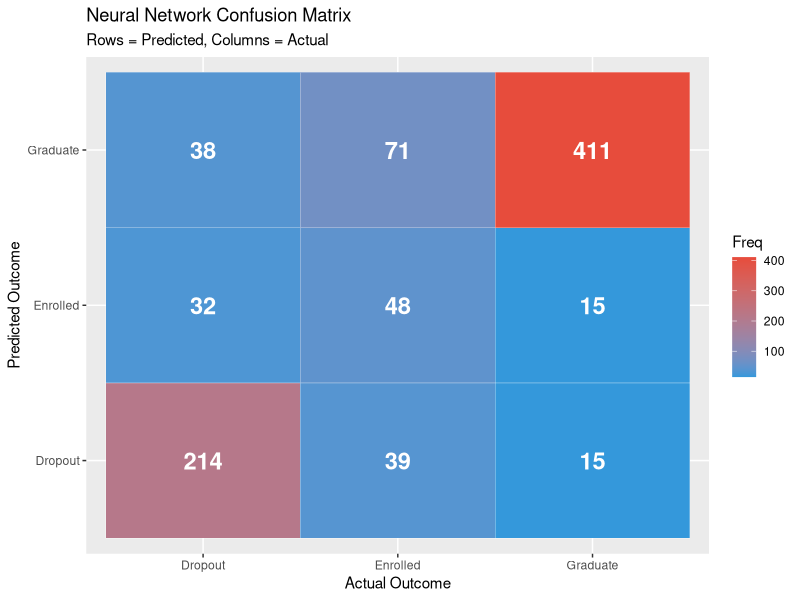
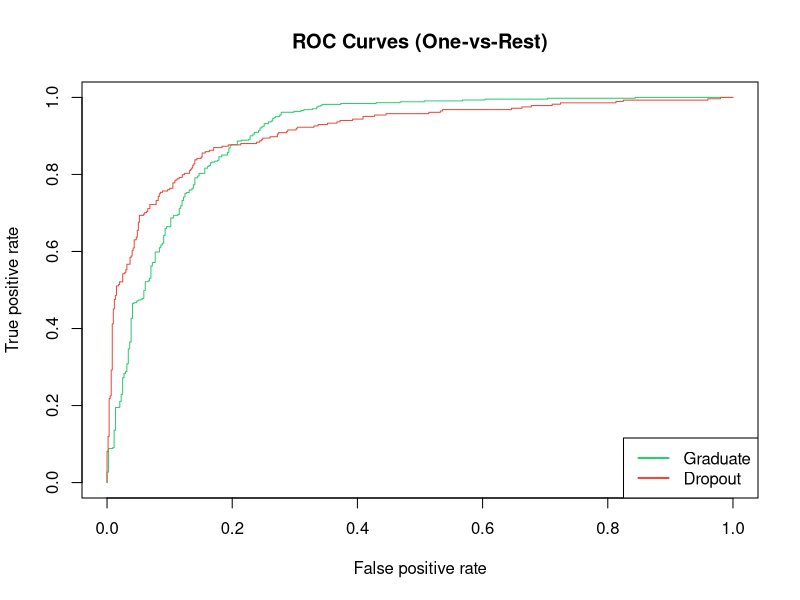

R code for these plots, in order:
## ---- chunk 1
knitr::opts_chunk$set(
  echo = TRUE,           # Show code by default (can be hidden with code_folding in HTML)
  message = FALSE,       # Hide package loading messages
  warning = FALSE,       # Hide warnings
  fig.width = 10,
  fig.height = 6,
  fig.align = "center"
)

# Load required libraries
library(tidyverse)
library(caret)
library(nnet)
library(ROCR)

## ---- chunk 2
# Note: When pasting into final_report_ml1_group.rmd, remove this line (data already loaded)
data <- read.csv("../../data/preprocessed_data.csv", stringsAsFactors = TRUE)

# Keep all three outcome classes so NN addresses the same business question
data$Target <- factor(data$Target, levels = c("Dropout", "Enrolled", "Graduate"))

# Selected features
nn_features <- c(
  "Curricular.units.1st.sem..approved.",
  "Curricular.units.1st.sem..grade.",
  "Curricular.units.2nd.sem..approved.",
  "Curricular.units.2nd.sem..grade.",
  "Tuition.fees.up.to.date",
  "Scholarship.holder",
  "Age.at.enrollment",
  "Admission.grade",
  "Debtor"
)

# Create modeling dataset
nn_model_data <- data %>%
  select(all_of(nn_features), Target) %>%
  na.omit()

# Scaling (important for neural networks)
numeric_cols <- sapply(nn_model_data, is.numeric)
nn_model_data[, numeric_cols] <- scale(nn_model_data[, numeric_cols])

cat("Dataset size:", nrow(nn_model_data), "students\n") # cat() is R function that prints text to console in  single line
cat("Class distribution:\n")
table(nn_model_data$Target) # counts how many records fall into each target class to preview
## ---- chunk 3
set.seed(123)
train_idx <- createDataPartition(nn_model_data$Target, p = 0.8, list = FALSE) # not using runif(nrow(GermanCredit)) < 0.8 simply to sample ~80% of rows without worrying about class balance
train_nn <- nn_model_data[train_idx, ]
test_nn <- nn_model_data[-train_idx, ]

cat("Training set:", nrow(train_nn), "samples\n")
cat("Test set:", nrow(test_nn), "samples\n")
## ---- chunk 4
# Train neural network with one hidden layer (Lab 1 style)
# size = number of hidden units, decay = regularization parameter
nn_model <- nnet(
  Target ~ .,
  data = train_nn,
  size = 10,        # 10 hidden units
  decay = 0.01,     # Regularization
  maxit = 500,      # Maximum iterations
  trace = FALSE     # Don't print training progress
)
## ---- chunk 5
# Predictions on test set (Lab 1 style: type = "class" returns predicted labels)
pred_nn_class <- predict(nn_model, newdata = test_nn, type = "class")

# Confusion matrix (similar to Lab 1's table() but with more metrics)
conf_matrix <- confusionMatrix(
  as.factor(pred_nn_class),
  test_nn$Target
)

print(conf_matrix)
## ---- chunk 6
cat("=== Neural Network Performance (macro-averaged) ===\n\n")
cat("Accuracy:", round(conf_matrix$overall["Accuracy"], 3), "\n")

# For multi-class, byClass is a matrix with one row per class
by_class <- conf_matrix$byClass
cat("Precision (macro):", round(mean(by_class[,"Precision"], na.rm = TRUE), 3), "\n")
cat("Recall (macro):", round(mean(by_class[,"Recall"], na.rm = TRUE), 3), "\n")
cat("Balanced Accuracy:", round(mean(by_class[,"Balanced Accuracy"], na.rm = TRUE), 3), "\n")
## ---- chunk 7
# Create confusion matrix dataframe for ggplot
cm_df <- as.data.frame(conf_matrix$table)
names(cm_df) <- c("Prediction", "Reference", "Freq")

# Plot heatmap (similar visualization style to Lab 1's manual table inspection)
ggplot(cm_df, aes(x = Reference, y = Prediction, fill = Freq)) +
  geom_tile(color = "white") +
  geom_text(aes(label = Freq), size = 6, color = "white", fontface = "bold") +
  scale_fill_gradient(low = "#3498DB", high = "#E74C3C") +
  labs(title = "Neural Network Confusion Matrix",
       subtitle = "Rows = Predicted, Columns = Actual",
       x = "Actual Outcome", y = "Predicted Outcome") +
  theme(legend.position = "right")
## ---- chunk 8
# Get predicted probabilities for ROC analysis (same "raw" output used in Lab 1)
pred_probs <- predict(nn_model, newdata = test_nn, type = "raw")

# Graduate vs. rest (one-vs-rest, same ROCR workflow as Lab 1)
pred_graduate <- prediction(pred_probs[, "Graduate"], test_nn$Target == "Graduate")
perf_graduate <- performance(pred_graduate, "tpr", "fpr")
auc_graduate <- performance(pred_graduate, "auc")@y.values[[1]]

# Dropout vs. rest
pred_dropout <- prediction(pred_probs[, "Dropout"], test_nn$Target == "Dropout")
perf_dropout <- performance(pred_dropout, "tpr", "fpr")
auc_dropout <- performance(pred_dropout, "auc")@y.values[[1]]

cat("AUC for Graduate vs. Rest:", round(auc_graduate, 3), "\n")
cat("AUC for Dropout vs. Rest:", round(auc_dropout, 3), "\n")

# Plot ROC curves with ROCR
plot(perf_graduate, col = "#2ecc71", main = "ROC Curves (One-vs-Rest)")
plot(perf_dropout, add = TRUE, col = "#e74c3c")
legend("bottomright", legend = c("Graduate", "Dropout"),
       col = c("#2ecc71", "#e74c3c"), lwd = 2)
